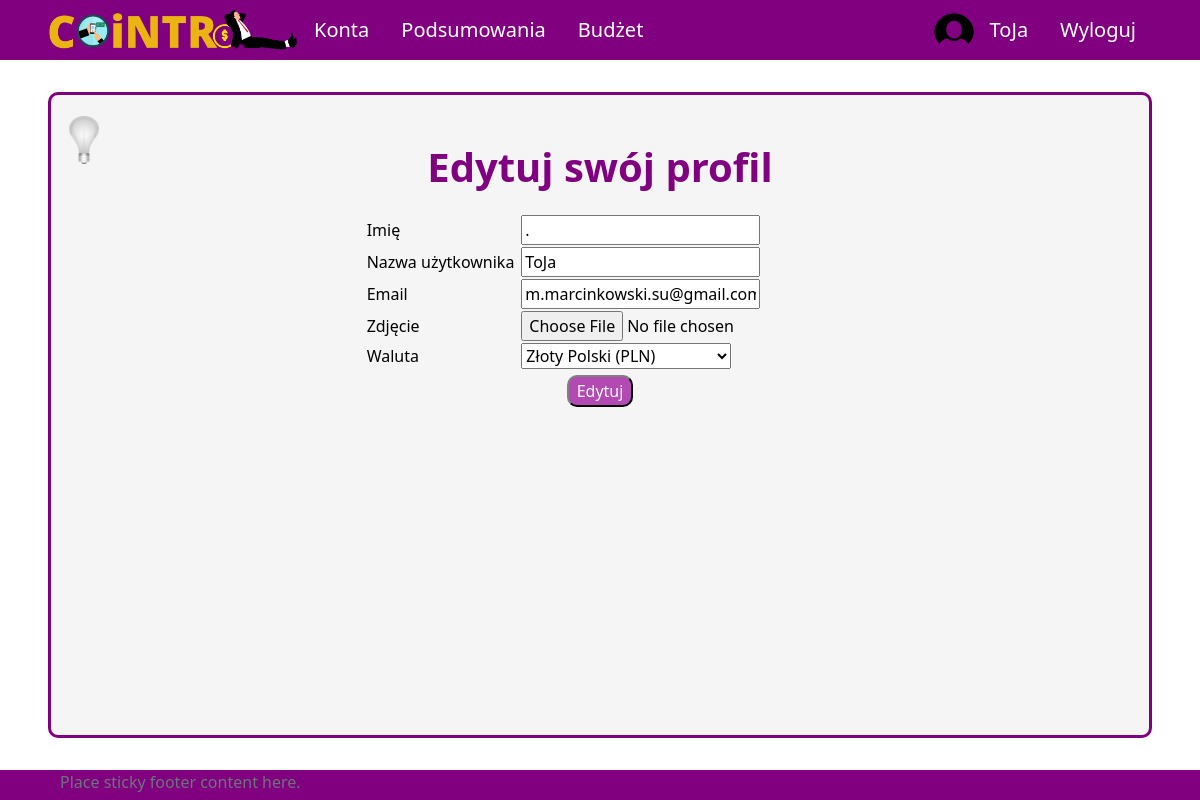
/profile/edit (signed in), run on an earlier commit of the app's database.
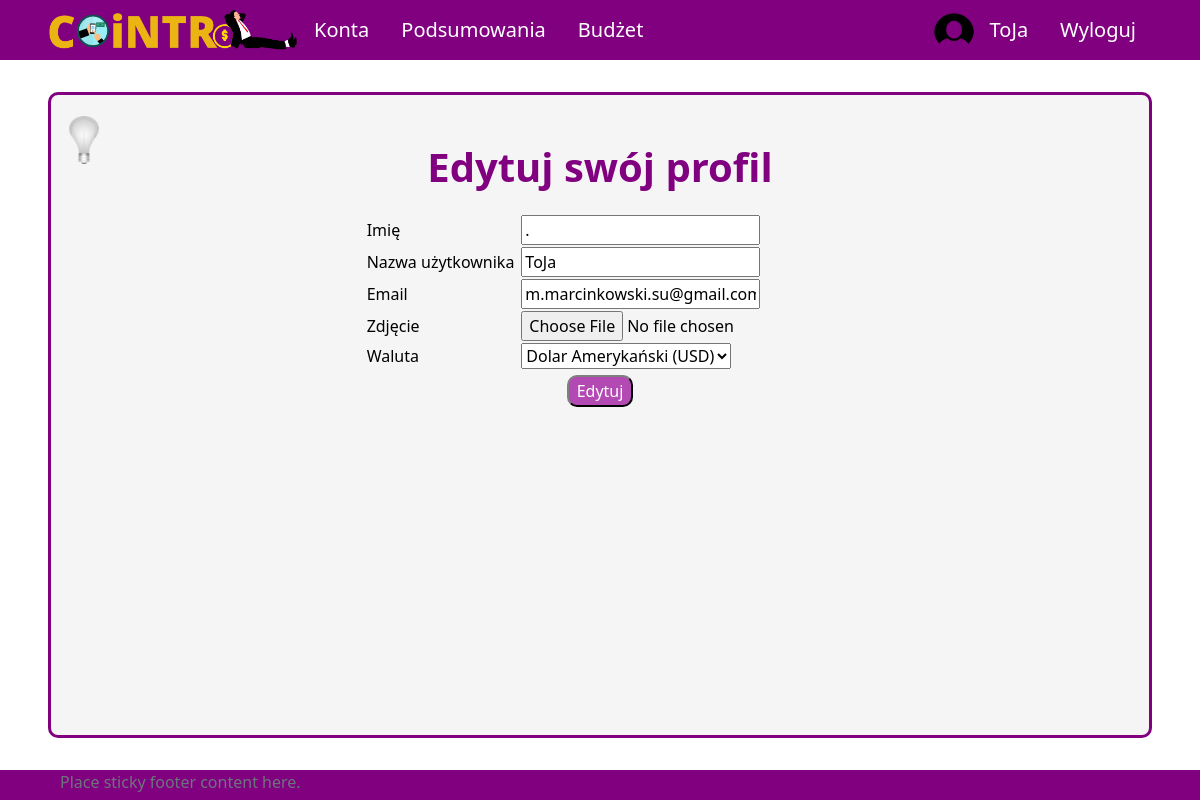
And on a later commit of the database.
### UsersApp/models.py (models this page shows, shortened)
class Profile(models.Model):
    user = models.OneToOneField(User, on_delete=models.CASCADE, null=True, blank=True)
    name = models.CharField(max_length=200, blank=True, null=True)
    email = models.EmailField(max_length=400, null=True, blank=True)
    username = models.CharField(max_length=200, blank=True, null=True)
    currency = models.ForeignKey('Currency', on_delete=models.SET_NULL, null=True)
    image = models.ImageField(null=True, blank=True)
    created = models.DateTimeField(auto_now_add=True)
    id = models.UUIDField(default=uuid.uuid4, unique=True,
                            primary_key=True, editable=False)

### UsersApp/views/user_views.py (the view)
# urls.py: path('profile/edit', views.editProfile, name='edit-profile'),
@login_required(login_url='login')
def editProfile(request):
    profile = request.user.profile
    form = ProfileForm(instance=profile)
    if request.method == "POST":
        form = ProfileForm(request.POST, request.FILES, instance=profile)
        if form.is_valid():
            form.save()
            return redirect('profile')
    context = {"form" : form}
    return render(request, "application/edit-profile.html", context)

### UsersApp/forms.py
class ProfileForm(ModelForm):
    class Meta:
        model = Profile
        fields = ['name', 'username', 'email', 'image', 'currency']
        labels = {
            'name' : 'Imię',
            'username' : 'Nazwa użytkownika',
            'email' : 'Email',
            'image' : 'Zdjęcie',
            'currency' : 'Waluta'
        }

### UsersApp/models.py (called while the page is built)
    def __str__(self):
        return "{}".format(self.name)

### templates/application/edit-profile.html (shortened to what this page needs)
{% extends 'application/base.html' %}
{% block content %}
<div class="title">
    <h1>Edytuj swój profil</h1>
</div>
<div class="content">
    <form method="POST">
        <table>
        {% for field in form %}
        <tr>
            <td><label>{{field.label}}</label></td>
            <td><span class="field">{{field}}</span></td>
        </tr>
        {% endfor %}
        </table>
    <div class="center">
        <button class="button" type="submit">Edytuj</button>
    </div>
</form>
</div>
{% endblock %}

What changed in the data, as far as the page shows it:
changed Profile "ToJa": currency "Złoty Polski (PLN)" → "Dolar Amerykański (USD)"
